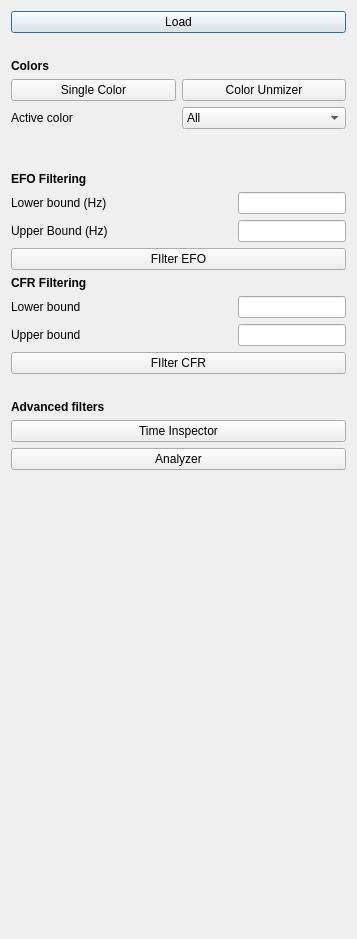
<?xml version="1.0" encoding="UTF-8"?>
<ui version="4.0">
 <class>WizardDialog</class>
 <widget class="QDialog" name="WizardDialog">
  <property name="geometry">
   <rect>
    <x>0</x>
    <y>0</y>
    <width>357</width>
    <height>939</height>
   </rect>
  </property>
  <property name="sizePolicy">
   <sizepolicy hsizetype="Preferred" vsizetype="MinimumExpanding">
    <horstretch>0</horstretch>
    <verstretch>0</verstretch>
   </sizepolicy>
  </property>
  <property name="windowTitle">
   <string>Dialog</string>
  </property>
  <layout class="QGridLayout" name="gridLayout">
   <item row="17" column="0">
    <spacer name="verticalSpacer">
     <property name="orientation">
      <enum>Qt::Vertical</enum>
     </property>
     <property name="sizeHint" stdset="0">
      <size>
       <width>20</width>
       <height>40</height>
      </size>
     </property>
    </spacer>
   </item>
   <item row="0" column="0">
    <layout class="QVBoxLayout" name="mainLayout">
     <item>
      <widget class="QPushButton" name="pbLoadData">
       <property name="minimumSize">
        <size>
         <width>320</width>
         <height>0</height>
        </size>
       </property>
       <property name="text">
        <string>Load</string>
       </property>
      </widget>
     </item>
     <item>
      <spacer name="verticalSpacer_2">
       <property name="orientation">
        <enum>Qt::Vertical</enum>
       </property>
       <property name="sizeType">
        <enum>QSizePolicy::Fixed</enum>
       </property>
       <property name="sizeHint" stdset="0">
        <size>
         <width>20</width>
         <height>20</height>
        </size>
       </property>
      </spacer>
     </item>
     <item>
      <widget class="QLabel" name="lbColors">
       <property name="font">
        <font>
         <bold>true</bold>
        </font>
       </property>
       <property name="text">
        <string>Colors</string>
       </property>
      </widget>
     </item>
     <item>
      <layout class="QHBoxLayout" name="color_layout">
       <item>
        <widget class="QPushButton" name="pbSingleColor">
         <property name="text">
          <string>Single Color</string>
         </property>
        </widget>
       </item>
       <item>
        <widget class="QPushButton" name="pbColorUnmixer">
         <property name="text">
          <string>Color Unmizer</string>
         </property>
        </widget>
       </item>
      </layout>
     </item>
     <item>
      <layout class="QHBoxLayout" name="fluorophores_layout">
       <item>
        <widget class="QLabel" name="lbActiveColor">
         <property name="sizePolicy">
          <sizepolicy hsizetype="Preferred" vsizetype="Preferred">
           <horstretch>0</horstretch>
           <verstretch>0</verstretch>
          </sizepolicy>
         </property>
         <property name="text">
          <string>Active color</string>
         </property>
        </widget>
       </item>
       <item>
        <widget class="QComboBox" name="cmActiveColor">
         <property name="sizePolicy">
          <sizepolicy hsizetype="Preferred" vsizetype="Fixed">
           <horstretch>0</horstretch>
           <verstretch>0</verstretch>
          </sizepolicy>
         </property>
         <item>
          <property name="text">
           <string>All</string>
          </property>
         </item>
        </widget>
       </item>
      </layout>
     </item>
     <item>
      <spacer name="verticalSpacer_4">
       <property name="orientation">
        <enum>Qt::Vertical</enum>
       </property>
       <property name="sizeHint" stdset="0">
        <size>
         <width>20</width>
         <height>20</height>
        </size>
       </property>
      </spacer>
     </item>
     <item>
      <widget class="QLabel" name="lbEFOFiltering">
       <property name="font">
        <font>
         <bold>true</bold>
        </font>
       </property>
       <property name="text">
        <string>EFO Filtering</string>
       </property>
      </widget>
     </item>
     <item>
      <layout class="QHBoxLayout" name="efo_lower_bound_layout">
       <item>
        <widget class="QLabel" name="lbEFOLowerBound">
         <property name="text">
          <string>Lower bound (Hz)</string>
         </property>
        </widget>
       </item>
       <item>
        <widget class="QLineEdit" name="leEFOLowerBound">
         <property name="sizePolicy">
          <sizepolicy hsizetype="Fixed" vsizetype="Fixed">
           <horstretch>0</horstretch>
           <verstretch>0</verstretch>
          </sizepolicy>
         </property>
        </widget>
       </item>
      </layout>
     </item>
     <item>
      <layout class="QHBoxLayout" name="efo_upper_bound_layout">
       <item>
        <widget class="QLabel" name="lbEFOUpperBound">
         <property name="text">
          <string>Upper Bound (Hz)</string>
         </property>
        </widget>
       </item>
       <item>
        <widget class="QLineEdit" name="leEFOUpperBound">
         <property name="sizePolicy">
          <sizepolicy hsizetype="Fixed" vsizetype="Fixed">
           <horstretch>0</horstretch>
           <verstretch>0</verstretch>
          </sizepolicy>
         </property>
        </widget>
       </item>
      </layout>
     </item>
     <item>
      <widget class="QPushButton" name="pbEFOFilter">
       <property name="text">
        <string>FIlter EFO</string>
       </property>
      </widget>
     </item>
     <item>
      <widget class="QLabel" name="lbCFRFiltering">
       <property name="font">
        <font>
         <bold>true</bold>
        </font>
       </property>
       <property name="text">
        <string>CFR Filtering</string>
       </property>
      </widget>
     </item>
     <item>
      <layout class="QHBoxLayout" name="cfr_lower_bound_layout">
       <item>
        <widget class="QLabel" name="lbCFRLowerBound">
         <property name="text">
          <string>Lower bound</string>
         </property>
        </widget>
       </item>
       <item>
        <widget class="QLineEdit" name="leCFRLowerBound">
         <property name="sizePolicy">
          <sizepolicy hsizetype="Fixed" vsizetype="Fixed">
           <horstretch>0</horstretch>
           <verstretch>0</verstretch>
          </sizepolicy>
         </property>
        </widget>
       </item>
      </layout>
     </item>
     <item>
      <layout class="QHBoxLayout" name="cfr_upper_bound_layout">
       <item>
        <widget class="QLabel" name="lbCFRUpperBound">
         <property name="text">
          <string>Upper bound</string>
         </property>
        </widget>
       </item>
       <item>
        <widget class="QLineEdit" name="leCFRUpperBound">
         <property name="sizePolicy">
          <sizepolicy hsizetype="Fixed" vsizetype="Fixed">
           <horstretch>0</horstretch>
           <verstretch>0</verstretch>
          </sizepolicy>
         </property>
        </widget>
       </item>
      </layout>
     </item>
     <item>
      <widget class="QPushButton" name="pbCFRFilter">
       <property name="text">
        <string>FIlter CFR</string>
       </property>
      </widget>
     </item>
     <item>
      <spacer name="verticalSpacer_3">
       <property name="orientation">
        <enum>Qt::Vertical</enum>
       </property>
       <property name="sizeType">
        <enum>QSizePolicy::Fixed</enum>
       </property>
       <property name="sizeHint" stdset="0">
        <size>
         <width>20</width>
         <height>20</height>
        </size>
       </property>
      </spacer>
     </item>
     <item>
      <widget class="QLabel" name="lbFilters">
       <property name="font">
        <font>
         <bold>true</bold>
        </font>
       </property>
       <property name="text">
        <string>Advanced filters</string>
       </property>
      </widget>
     </item>
     <item>
      <widget class="QPushButton" name="pbTimeInspector">
       <property name="text">
        <string>Time Inspector</string>
       </property>
      </widget>
     </item>
     <item>
      <widget class="QPushButton" name="pbAnalyzer">
       <property name="text">
        <string>Analyzer</string>
       </property>
      </widget>
     </item>
    </layout>
   </item>
  </layout>
 </widget>
 <resources/>
 <connections/>
</ui>
